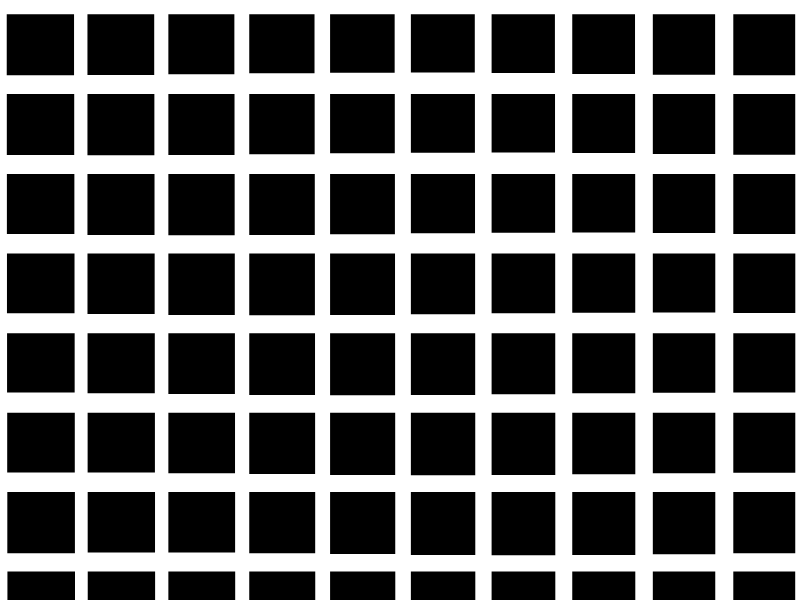
Frame 1 (no input)
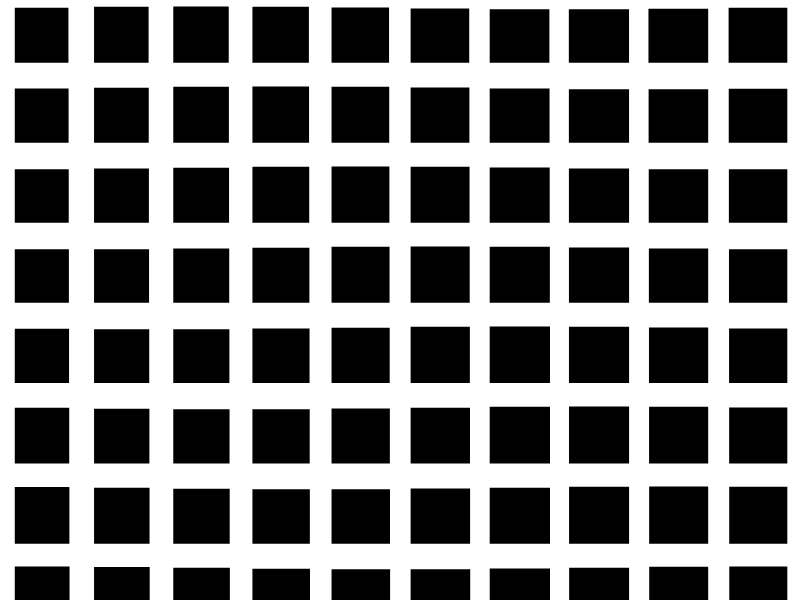
Frame 60 (no input)
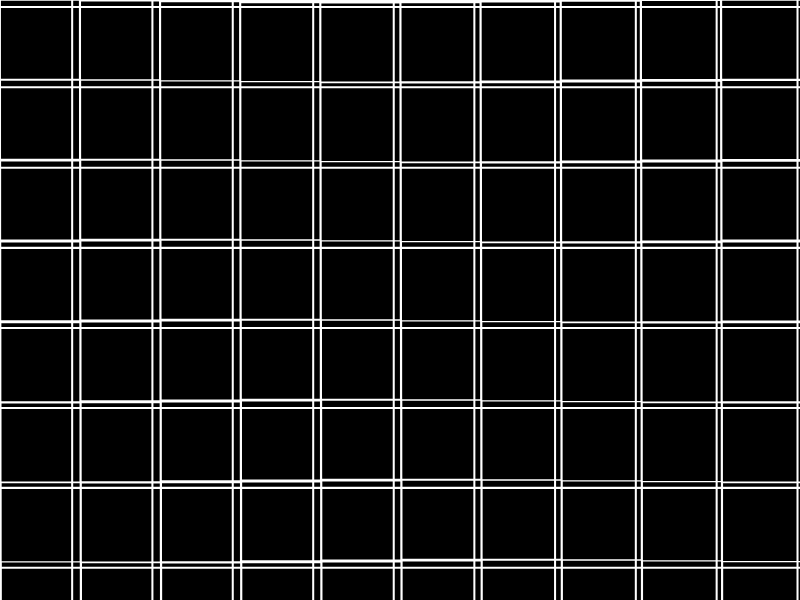
Frame 120 (the mouse pressed at the canvas centre since frame 60)

The p5.js sketch that drew these frames (run headless with seeded random() and noise() and a simulated clock; from frame 60 on, the mouse is pressed at the canvas centre):

// p5.js sketch
// ── sketch.js
// Illusione: griglia in movimento / moiré di quadrati
// Fonte: https://michaelbach.de/ot/
// Regola (consigliata): una griglia di quadrati neri si ripete su righe e colonne; le linee bianche tra un blocco e l'altro cambiano spessore in modo sinusoidale e i quadrati si leggermente spostano in fase diversa. La variazione continua del contrasto crea un effetto percettivo di vibrazione, pulsazione e movimento della superficie.
// Parametri critici: cellSize, initialLineWidth, lineAmplitude, animationSpeed
//   effetto più evidente con cellSize 80, initialLineWidth 12, lineAmplitude 10, animationSpeed 0.04; nessun effetto con lineAmplitude 0 o animationSpeed 0

const CANVAS_W = 800;
const CANVAS_H = 600;

const cellSize = 80;
const initialLineWidth = 12;
const lineAmplitude = 10;
const animationSpeed = 0.04;
const offsetStrength = 8;

function setup() {
  createCanvas(CANVAS_W, CANVAS_H);
  frameRate(30);
  rectMode(CORNER);
  noStroke();
}

function draw() {
  background(255);

  const time = frameCount * animationSpeed;
  const lineWidth = initialLineWidth + sin(time) * lineAmplitude;
  const shift = sin(time * 1.8) * offsetStrength;

  fill(0);
  for (let y = 0; y < height; y += cellSize) {
    for (let x = 0; x < width; x += cellSize) {
      const jitterX = sin((x + y) * 0.08 + time * 2.4) * 1.4;
      const jitterY = cos((x - y) * 0.07 + time * 1.9) * 1.4;

      rect(
        x + lineWidth / 2 + jitterX + shift * 0.2,
        y + lineWidth / 2 + jitterY + shift * 0.2,
        cellSize - lineWidth,
        cellSize - lineWidth
      );
    }
  }

  stroke(255);
  strokeWeight(lineWidth);

  for (let x = -cellSize; x <= width + cellSize; x += cellSize) {
    const driftX = sin(x * 0.08 + time) * offsetStrength;
    line(x + driftX, 0, x + driftX, height);
  }

  for (let y = -cellSize; y <= height + cellSize; y += cellSize) {
    const driftY = cos(y * 0.08 + time * 1.2) * offsetStrength;
    line(0, y + driftY, width, y + driftY);
  }

  noStroke();
}
